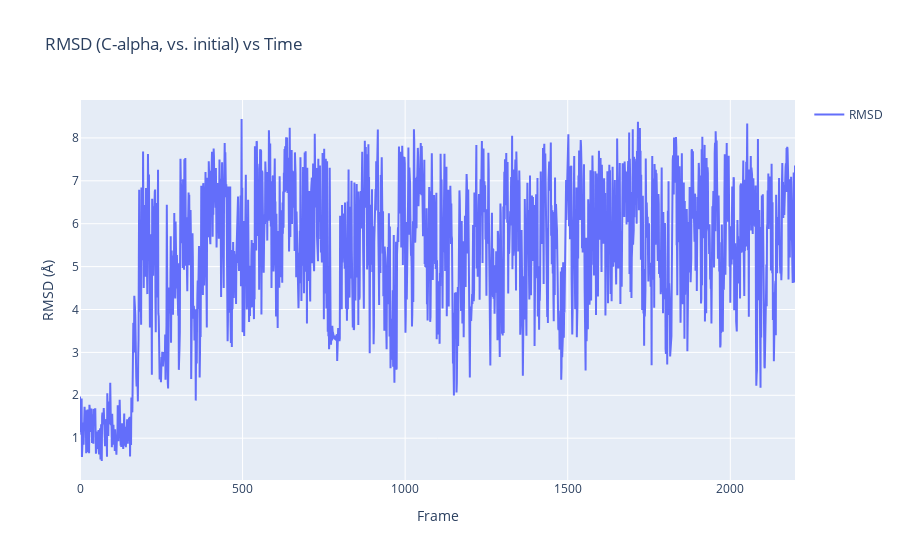

Here is the notebook cell this chart was saved with:
### Markdown cell above
### 4.3. RMSD `rmsd_analysis`

### Code cell
rmsd_result = genesis_exe.rmsd_analysis(molecule=mol, trajs=traj, 
                                        selection_group=["an:CA"], 
                                        fitting_method="TR+ROT", 
                                        fitting_atom=1, analysis_atom=1)

fig = go.Figure()
fig.add_trace(go.Scatter(x=np.arange(traj.nframe), y=rmsd_result.rmsd,
                        mode='lines', name='RMSD'))

fig.update_layout(
    title="RMSD (C-alpha, vs. initial) vs Time",
    xaxis_title="Frame",
    yaxis_title="RMSD (Å)",
    showlegend=True
)

fig.show()
print("Plotly plot for rmsd_analysis generated.")

### Figure 1 — Plotly figure (JSON) as saved in the notebook; plotly's stock layout.template omitted (floating-point values rounded to 4 significant figures; data arrays with more than 128 entries replaced by an {"elided": "..."} marker saying what was removed)
{"data": [{"mode": "lines", "name": "RMSD", "type": "scatter", "x": {"elided": "2200 int values"}, "y": {"elided": "2200 float values"}}], "layout": {"showlegend": true, "title": {"text": "RMSD (C-alpha, vs. initial) vs Time"}, "xaxis": {"title": {"text": "Frame"}}, "yaxis": {"title": {"text": "RMSD (Å)"}}}}
